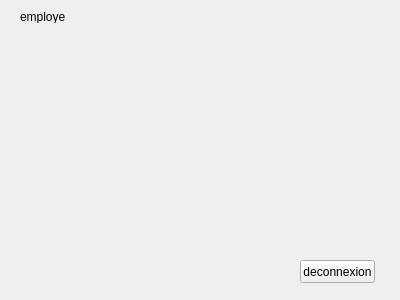
<?xml version="1.0" encoding="UTF-8"?>
<ui version="4.0">
 <class>fonction2</class>
 <widget class="QWidget" name="fonction2">
  <property name="geometry">
   <rect>
    <x>0</x>
    <y>0</y>
    <width>400</width>
    <height>300</height>
   </rect>
  </property>
  <property name="windowTitle">
   <string>Form</string>
  </property>
  <widget class="QLabel" name="label">
   <property name="geometry">
    <rect>
     <x>20</x>
     <y>10</y>
     <width>47</width>
     <height>13</height>
    </rect>
   </property>
   <property name="text">
    <string>employe</string>
   </property>
  </widget>
  <widget class="QPushButton" name="pushButton">
   <property name="geometry">
    <rect>
     <x>300</x>
     <y>260</y>
     <width>75</width>
     <height>23</height>
    </rect>
   </property>
   <property name="text">
    <string>deconnexion</string>
   </property>
  </widget>
 </widget>
 <resources/>
 <connections/>
</ui>
